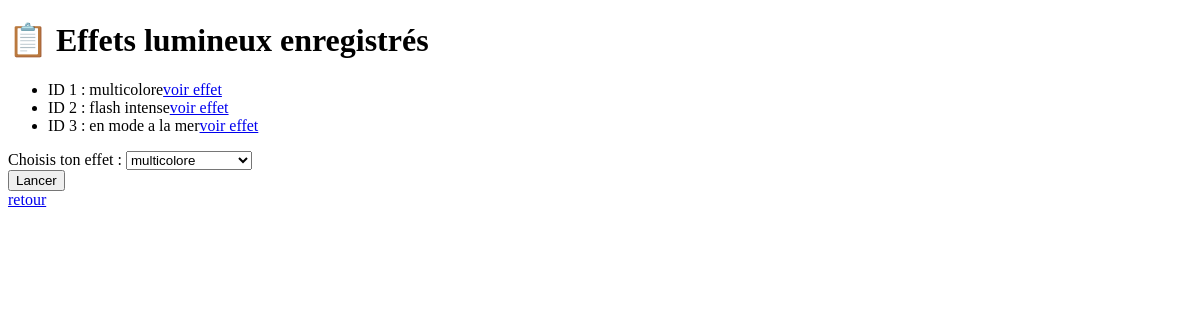
The app's page /effets, older data.
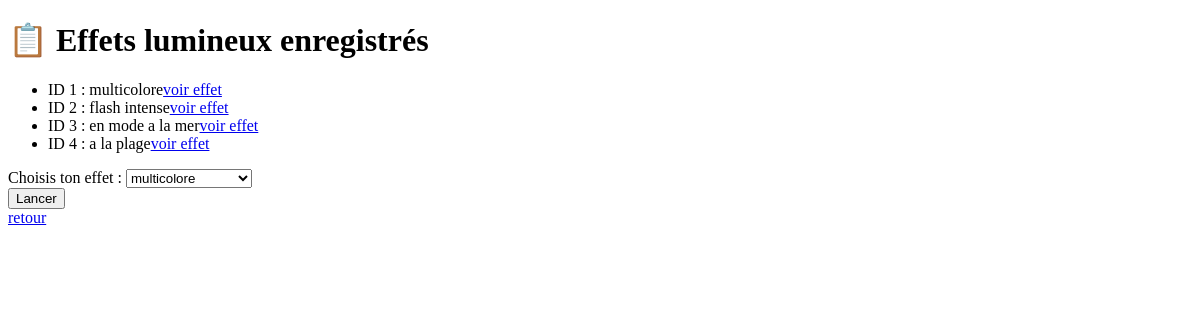
The same page, newer data.
### tables this page shows
CREATE TABLE effets_lumineux (
        id INTEGER PRIMARY KEY AUTOINCREMENT,
        nom TEXT NOT NULL
    );

### app.py (the view)
@app.route("/effets", methods=["GET","POST"])
def liste_effets():
    effets = get_all_effets()
    message=""
    if request.method == 'POST':
        effet = request.form.get('effet')
        effet = get_effet_by_id(effet)
        envoyer_lumiere_thread(effet[1])
        message="effet '"+effet[1]+"' lancé avec succes"
    return render_template("liste_effets.html", effets=effets, message=message)

### dbseances.py (called while the page is built)
def get_connection():
    return sqlite3.connect(DB_PATH)

def get_all_effets():
    conn = get_connection()
    cursor = conn.cursor()
    cursor.execute("SELECT id, nom FROM effets_lumineux ORDER BY id ASC")
    effets = cursor.fetchall()
    conn.close()
    return effets

### templates/liste_effets.html (shortened to what this page needs)
<!DOCTYPE html>
<html>
<head><title>Liste des effets lumineux</title></head>
<body>
  <h1>📋 Effets lumineux enregistrés</h1>
  <ul>
    {% for effet in effets %}
      <li>ID {{ effet[0] }} : {{ effet[1] }}<a href="/effet/{{ effet[0] }}">voir effet</a></li>
    {% else %}
      <li>Aucun effet enregistré.</li>
    {% endfor %}
  </ul>
    <form method="post">
<div class="field">
        <label for="theme">Choisis ton effet :</label>
        <select name="effet" id="effet">
            {% for effet in effets %}
                <option value="{{ effet[0] }}">{{ effet[1] }}</option>
            {% endfor %}
        </select>
</div>
<div class="actions">
        <button type="submit">Lancer</button>
</div>
    </form>
<a href="/">retour</a>
</body>
</html>

Row changes from the older to the newer data that the page shows:
added effets_lumineux: id "4", nom "a la plage"
